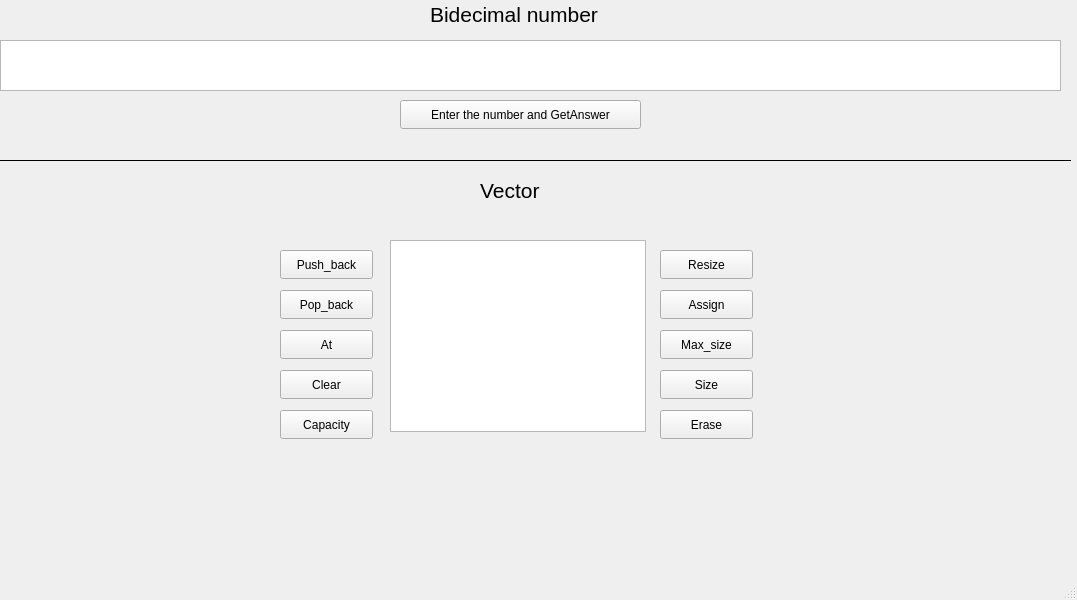
<?xml version="1.0" encoding="UTF-8"?>
<ui version="4.0">
 <class>MainWindow</class>
 <widget class="QMainWindow" name="MainWindow">
  <property name="geometry">
   <rect>
    <x>0</x>
    <y>0</y>
    <width>1077</width>
    <height>600</height>
   </rect>
  </property>
  <property name="windowTitle">
   <string>MainWindow</string>
  </property>
  <widget class="QWidget" name="centralwidget">
   <widget class="QListWidget" name="listWidget">
    <property name="geometry">
     <rect>
      <x>0</x>
      <y>40</y>
      <width>1061</width>
      <height>51</height>
     </rect>
    </property>
   </widget>
   <widget class="QPushButton" name="pushButton">
    <property name="geometry">
     <rect>
      <x>400</x>
      <y>100</y>
      <width>241</width>
      <height>29</height>
     </rect>
    </property>
    <property name="text">
     <string>Enter the number and GetAnswer</string>
    </property>
   </widget>
   <widget class="QLabel" name="label">
    <property name="geometry">
     <rect>
      <x>480</x>
      <y>170</y>
      <width>81</width>
      <height>41</height>
     </rect>
    </property>
    <property name="font">
     <font>
      <pointsize>16</pointsize>
     </font>
    </property>
    <property name="text">
     <string>Vector</string>
    </property>
   </widget>
   <widget class="QLabel" name="label_2">
    <property name="geometry">
     <rect>
      <x>430</x>
      <y>-1</y>
      <width>231</width>
      <height>31</height>
     </rect>
    </property>
    <property name="font">
     <font>
      <pointsize>16</pointsize>
     </font>
    </property>
    <property name="text">
     <string>Bidecimal number</string>
    </property>
   </widget>
   <widget class="Line" name="line">
    <property name="geometry">
     <rect>
      <x>0</x>
      <y>150</y>
      <width>1071</width>
      <height>20</height>
     </rect>
    </property>
    <property name="frameShadow">
     <enum>QFrame::Plain</enum>
    </property>
    <property name="orientation">
     <enum>Qt::Horizontal</enum>
    </property>
   </widget>
   <widget class="QListWidget" name="listWidget_2">
    <property name="geometry">
     <rect>
      <x>390</x>
      <y>240</y>
      <width>256</width>
      <height>192</height>
     </rect>
    </property>
   </widget>
   <widget class="QPushButton" name="pushButton_2">
    <property name="geometry">
     <rect>
      <x>280</x>
      <y>250</y>
      <width>93</width>
      <height>29</height>
     </rect>
    </property>
    <property name="text">
     <string>Push_back</string>
    </property>
   </widget>
   <widget class="QPushButton" name="pushButton_3">
    <property name="geometry">
     <rect>
      <x>280</x>
      <y>290</y>
      <width>93</width>
      <height>29</height>
     </rect>
    </property>
    <property name="text">
     <string>Pop_back</string>
    </property>
   </widget>
   <widget class="QPushButton" name="pushButton_4">
    <property name="geometry">
     <rect>
      <x>280</x>
      <y>330</y>
      <width>93</width>
      <height>29</height>
     </rect>
    </property>
    <property name="text">
     <string>At</string>
    </property>
   </widget>
   <widget class="QPushButton" name="pushButton_5">
    <property name="geometry">
     <rect>
      <x>280</x>
      <y>370</y>
      <width>93</width>
      <height>29</height>
     </rect>
    </property>
    <property name="text">
     <string>Clear</string>
    </property>
   </widget>
   <widget class="QPushButton" name="pushButton_6">
    <property name="geometry">
     <rect>
      <x>280</x>
      <y>410</y>
      <width>93</width>
      <height>29</height>
     </rect>
    </property>
    <property name="text">
     <string>Capacity</string>
    </property>
   </widget>
   <widget class="QPushButton" name="pushButton_7">
    <property name="geometry">
     <rect>
      <x>660</x>
      <y>250</y>
      <width>93</width>
      <height>29</height>
     </rect>
    </property>
    <property name="text">
     <string>Resize</string>
    </property>
   </widget>
   <widget class="QPushButton" name="pushButton_8">
    <property name="geometry">
     <rect>
      <x>660</x>
      <y>290</y>
      <width>93</width>
      <height>29</height>
     </rect>
    </property>
    <property name="text">
     <string>Assign</string>
    </property>
   </widget>
   <widget class="QPushButton" name="pushButton_9">
    <property name="geometry">
     <rect>
      <x>660</x>
      <y>330</y>
      <width>93</width>
      <height>29</height>
     </rect>
    </property>
    <property name="text">
     <string>Max_size</string>
    </property>
   </widget>
   <widget class="QPushButton" name="pushButton_10">
    <property name="geometry">
     <rect>
      <x>660</x>
      <y>370</y>
      <width>93</width>
      <height>29</height>
     </rect>
    </property>
    <property name="text">
     <string>Size</string>
    </property>
   </widget>
   <widget class="QPushButton" name="pushButton_11">
    <property name="geometry">
     <rect>
      <x>660</x>
      <y>410</y>
      <width>93</width>
      <height>29</height>
     </rect>
    </property>
    <property name="text">
     <string>Erase</string>
    </property>
   </widget>
  </widget>
  <widget class="QMenuBar" name="menubar">
   <property name="geometry">
    <rect>
     <x>0</x>
     <y>0</y>
     <width>1077</width>
     <height>26</height>
    </rect>
   </property>
  </widget>
  <widget class="QStatusBar" name="statusbar"/>
 </widget>
 <resources/>
 <connections/>
</ui>
